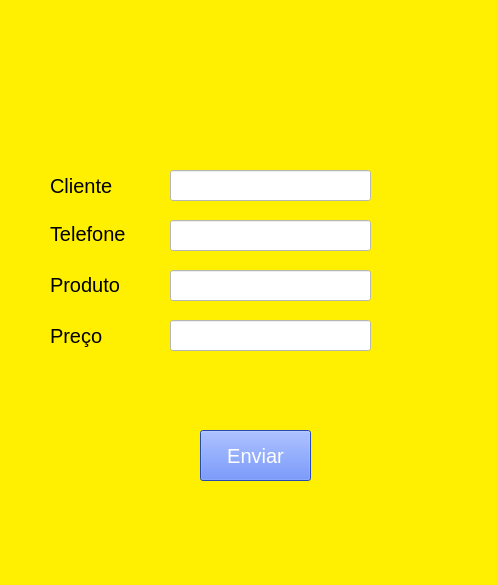
<?xml version="1.0" encoding="UTF-8"?>
<ui version="4.0">
 <class>MainWindow</class>
 <widget class="QMainWindow" name="MainWindow">
  <property name="geometry">
   <rect>
    <x>0</x>
    <y>0</y>
    <width>498</width>
    <height>585</height>
   </rect>
  </property>
  <property name="windowTitle">
   <string>MainWindow</string>
  </property>
  <property name="styleSheet">
   <string notr="true">background-color: rgb(255, 240, 2);</string>
  </property>
  <widget class="QWidget" name="centralwidget">
   <widget class="QPushButton" name="pushButton">
    <property name="geometry">
     <rect>
      <x>200</x>
      <y>430</y>
      <width>111</width>
      <height>51</height>
     </rect>
    </property>
    <property name="font">
     <font>
      <pointsize>15</pointsize>
     </font>
    </property>
    <property name="styleSheet">
     <string notr="true">background-color: rgb(55, 102, 255);
color: rgb(255, 255, 255);</string>
    </property>
    <property name="text">
     <string>Enviar</string>
    </property>
   </widget>
   <widget class="QLabel" name="label_2">
    <property name="geometry">
     <rect>
      <x>50</x>
      <y>170</y>
      <width>91</width>
      <height>31</height>
     </rect>
    </property>
    <property name="font">
     <font>
      <pointsize>15</pointsize>
     </font>
    </property>
    <property name="text">
     <string>Cliente</string>
    </property>
   </widget>
   <widget class="QLabel" name="label_3">
    <property name="geometry">
     <rect>
      <x>50</x>
      <y>224</y>
      <width>91</width>
      <height>20</height>
     </rect>
    </property>
    <property name="font">
     <font>
      <pointsize>15</pointsize>
     </font>
    </property>
    <property name="text">
     <string>Telefone</string>
    </property>
   </widget>
   <widget class="QLineEdit" name="lineEdit_2">
    <property name="geometry">
     <rect>
      <x>170</x>
      <y>170</y>
      <width>201</width>
      <height>31</height>
     </rect>
    </property>
    <property name="font">
     <font>
      <pointsize>12</pointsize>
     </font>
    </property>
    <property name="styleSheet">
     <string notr="true">background-color: rgb(255, 255, 255);</string>
    </property>
   </widget>
   <widget class="QLineEdit" name="lineEdit_3">
    <property name="geometry">
     <rect>
      <x>170</x>
      <y>220</y>
      <width>201</width>
      <height>31</height>
     </rect>
    </property>
    <property name="font">
     <font>
      <pointsize>12</pointsize>
     </font>
    </property>
    <property name="styleSheet">
     <string notr="true">background-color: rgb(255, 255, 255);</string>
    </property>
   </widget>
   <widget class="QLineEdit" name="lineEdit_4">
    <property name="geometry">
     <rect>
      <x>170</x>
      <y>270</y>
      <width>201</width>
      <height>31</height>
     </rect>
    </property>
    <property name="font">
     <font>
      <pointsize>12</pointsize>
     </font>
    </property>
    <property name="styleSheet">
     <string notr="true">background-color: rgb(255, 255, 255);</string>
    </property>
   </widget>
   <widget class="QLineEdit" name="lineEdit_5">
    <property name="geometry">
     <rect>
      <x>170</x>
      <y>320</y>
      <width>201</width>
      <height>31</height>
     </rect>
    </property>
    <property name="font">
     <font>
      <pointsize>12</pointsize>
     </font>
    </property>
    <property name="styleSheet">
     <string notr="true">background-color: rgb(255, 255, 255);</string>
    </property>
   </widget>
   <widget class="QLabel" name="label">
    <property name="geometry">
     <rect>
      <x>150</x>
      <y>20</y>
      <width>241</width>
      <height>91</height>
     </rect>
    </property>
    <property name="text">
     <string/>
    </property>
    <property name="pixmap">
     <pixmap>NOVO.png</pixmap>
    </property>
   </widget>
   <widget class="QLabel" name="label_4">
    <property name="geometry">
     <rect>
      <x>50</x>
      <y>275</y>
      <width>71</width>
      <height>20</height>
     </rect>
    </property>
    <property name="font">
     <font>
      <pointsize>15</pointsize>
     </font>
    </property>
    <property name="text">
     <string>Produto</string>
    </property>
   </widget>
   <widget class="QLabel" name="label_5">
    <property name="geometry">
     <rect>
      <x>50</x>
      <y>320</y>
      <width>71</width>
      <height>31</height>
     </rect>
    </property>
    <property name="font">
     <font>
      <pointsize>15</pointsize>
     </font>
    </property>
    <property name="text">
     <string>Preço</string>
    </property>
   </widget>
  </widget>
 </widget>
 <resources/>
 <connections/>
</ui>
